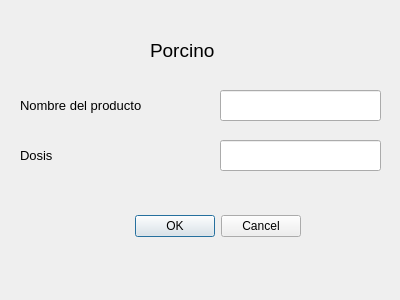
<?xml version="1.0" encoding="UTF-8"?>
<ui version="4.0">
 <class>Dialog</class>
 <widget class="QDialog" name="Dialog">
  <property name="geometry">
   <rect>
    <x>0</x>
    <y>0</y>
    <width>400</width>
    <height>300</height>
   </rect>
  </property>
  <property name="windowTitle">
   <string>Dialog</string>
  </property>
  <widget class="QDialogButtonBox" name="buttonBox">
   <property name="geometry">
    <rect>
     <x>100</x>
     <y>210</y>
     <width>201</width>
     <height>32</height>
    </rect>
   </property>
   <property name="orientation">
    <enum>Qt::Horizontal</enum>
   </property>
   <property name="standardButtons">
    <set>QDialogButtonBox::Cancel|QDialogButtonBox::Ok</set>
   </property>
  </widget>
  <widget class="QLabel" name="label">
   <property name="geometry">
    <rect>
     <x>150</x>
     <y>30</y>
     <width>201</width>
     <height>41</height>
    </rect>
   </property>
   <property name="font">
    <font>
     <pointsize>14</pointsize>
    </font>
   </property>
   <property name="text">
    <string>Porcino</string>
   </property>
  </widget>
  <widget class="QLabel" name="label_2">
   <property name="geometry">
    <rect>
     <x>20</x>
     <y>90</y>
     <width>161</width>
     <height>31</height>
    </rect>
   </property>
   <property name="font">
    <font>
     <pointsize>10</pointsize>
    </font>
   </property>
   <property name="text">
    <string>Nombre del producto</string>
   </property>
  </widget>
  <widget class="QLineEdit" name="lineEdit">
   <property name="geometry">
    <rect>
     <x>220</x>
     <y>90</y>
     <width>161</width>
     <height>31</height>
    </rect>
   </property>
   <property name="font">
    <font>
     <pointsize>10</pointsize>
    </font>
   </property>
  </widget>
  <widget class="QLabel" name="label_3">
   <property name="geometry">
    <rect>
     <x>20</x>
     <y>140</y>
     <width>161</width>
     <height>31</height>
    </rect>
   </property>
   <property name="font">
    <font>
     <pointsize>10</pointsize>
    </font>
   </property>
   <property name="text">
    <string>Dosis</string>
   </property>
  </widget>
  <widget class="QLineEdit" name="lineEdit_2">
   <property name="geometry">
    <rect>
     <x>220</x>
     <y>140</y>
     <width>161</width>
     <height>31</height>
    </rect>
   </property>
   <property name="font">
    <font>
     <pointsize>10</pointsize>
    </font>
   </property>
  </widget>
 </widget>
 <resources/>
 <connections>
  <connection>
   <sender>buttonBox</sender>
   <signal>accepted()</signal>
   <receiver>Dialog</receiver>
   <slot>accept()</slot>
   <hints>
    <hint type="sourcelabel">
     <x>248</x>
     <y>254</y>
    </hint>
    <hint type="destinationlabel">
     <x>157</x>
     <y>274</y>
    </hint>
   </hints>
  </connection>
  <connection>
   <sender>buttonBox</sender>
   <signal>rejected()</signal>
   <receiver>Dialog</receiver>
   <slot>reject()</slot>
   <hints>
    <hint type="sourcelabel">
     <x>316</x>
     <y>260</y>
    </hint>
    <hint type="destinationlabel">
     <x>286</x>
     <y>274</y>
    </hint>
   </hints>
  </connection>
 </connections>
</ui>
